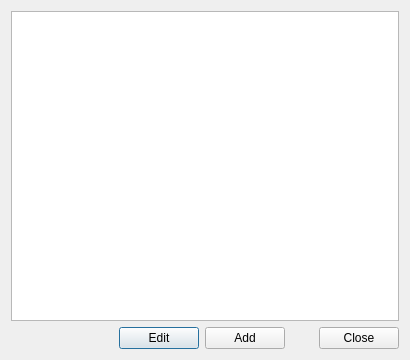
<?xml version="1.0" encoding="UTF-8"?>
<ui version="4.0">
 <class>ViewFishDialog</class>
 <widget class="QDialog" name="ViewFishDialog">
  <property name="geometry">
   <rect>
    <x>0</x>
    <y>0</y>
    <width>410</width>
    <height>360</height>
   </rect>
  </property>
  <property name="sizePolicy">
   <sizepolicy hsizetype="Preferred" vsizetype="Expanding">
    <horstretch>0</horstretch>
    <verstretch>0</verstretch>
   </sizepolicy>
  </property>
  <property name="windowTitle">
   <string>View Fishes</string>
  </property>
  <layout class="QVBoxLayout" name="verticalLayout">
   <item>
    <widget class="QTableView" name="fishTable">
     <property name="sizePolicy">
      <sizepolicy hsizetype="Preferred" vsizetype="Expanding">
       <horstretch>0</horstretch>
       <verstretch>0</verstretch>
      </sizepolicy>
     </property>
    </widget>
   </item>
   <item>
    <layout class="QHBoxLayout" name="horizontalLayout">
     <item>
      <spacer name="horizontalSpacer">
       <property name="orientation">
        <enum>Qt::Horizontal</enum>
       </property>
       <property name="sizeHint" stdset="0">
        <size>
         <width>40</width>
         <height>20</height>
        </size>
       </property>
      </spacer>
     </item>
     <item>
      <widget class="QPushButton" name="editButton">
       <property name="text">
        <string>Edit</string>
       </property>
      </widget>
     </item>
     <item>
      <widget class="QPushButton" name="addButton">
       <property name="text">
        <string>Add</string>
       </property>
      </widget>
     </item>
     <item>
      <widget class="QDialogButtonBox" name="buttonBox">
       <property name="orientation">
        <enum>Qt::Horizontal</enum>
       </property>
       <property name="standardButtons">
        <set>QDialogButtonBox::Close</set>
       </property>
      </widget>
     </item>
    </layout>
   </item>
  </layout>
 </widget>
 <resources/>
 <connections>
  <connection>
   <sender>buttonBox</sender>
   <signal>clicked(QAbstractButton*)</signal>
   <receiver>ViewFishDialog</receiver>
   <slot>accept()</slot>
   <hints>
    <hint type="sourcelabel">
     <x>248</x>
     <y>254</y>
    </hint>
    <hint type="destinationlabel">
     <x>157</x>
     <y>274</y>
    </hint>
   </hints>
  </connection>
 </connections>
</ui>
